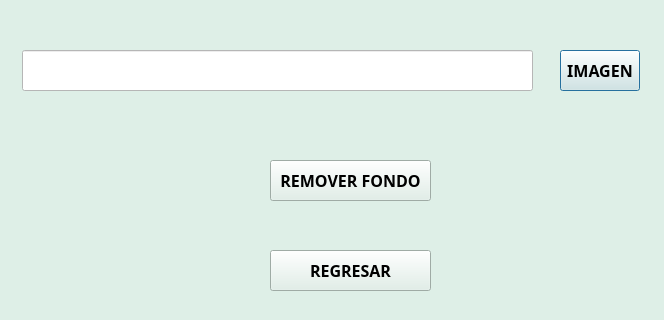
<?xml version="1.0" encoding="UTF-8"?>
<ui version="4.0">
 <class>Dialog</class>
 <widget class="QDialog" name="Dialog">
  <property name="geometry">
   <rect>
    <x>0</x>
    <y>0</y>
    <width>664</width>
    <height>320</height>
   </rect>
  </property>
  <property name="windowTitle">
   <string>Dialog</string>
  </property>
  <property name="styleSheet">
   <string notr="true">background-color: rgb(222, 239, 231);</string>
  </property>
  <widget class="QLineEdit" name="textimg">
   <property name="geometry">
    <rect>
     <x>22</x>
     <y>50</y>
     <width>511</width>
     <height>41</height>
    </rect>
   </property>
   <property name="font">
    <font>
     <family>Hack Nerd Font Mono</family>
     <pointsize>10</pointsize>
     <bold>true</bold>
    </font>
   </property>
   <property name="styleSheet">
    <string notr="true">background-color: rgb(255, 255, 255);</string>
   </property>
  </widget>
  <widget class="QPushButton" name="btnimg">
   <property name="geometry">
    <rect>
     <x>560</x>
     <y>50</y>
     <width>80</width>
     <height>41</height>
    </rect>
   </property>
   <property name="font">
    <font>
     <family>Hack Nerd Font Mono</family>
     <pointsize>12</pointsize>
     <bold>true</bold>
    </font>
   </property>
   <property name="text">
    <string>IMAGEN</string>
   </property>
  </widget>
  <widget class="QPushButton" name="btnremove">
   <property name="geometry">
    <rect>
     <x>270</x>
     <y>160</y>
     <width>161</width>
     <height>41</height>
    </rect>
   </property>
   <property name="font">
    <font>
     <family>Hack Nerd Font Mono</family>
     <pointsize>12</pointsize>
     <bold>true</bold>
    </font>
   </property>
   <property name="text">
    <string>REMOVER FONDO</string>
   </property>
  </widget>
  <widget class="QPushButton" name="return1">
   <property name="geometry">
    <rect>
     <x>270</x>
     <y>250</y>
     <width>161</width>
     <height>41</height>
    </rect>
   </property>
   <property name="font">
    <font>
     <family>Hack Nerd Font Mono</family>
     <pointsize>12</pointsize>
     <bold>true</bold>
    </font>
   </property>
   <property name="text">
    <string>REGRESAR</string>
   </property>
  </widget>
 </widget>
 <resources/>
 <connections/>
</ui>
